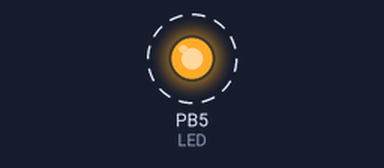
Bench run of a program on a simulated ATmega328P, built with avr-gcc and emulated at 16 MHz. On the bench: output pins drawn as LEDs (lit = HIGH). Dashed ring = blinking.

Above: at 0.4 s.
Timing chart, 0 to 4.6 s (numbered marks = the images above):
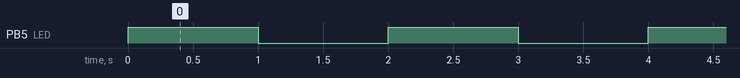

Measured:
- by itself, PB5 (LED): alternates HIGH for 1.0 s and LOW for 1.0 s

The program:

main.c
```c
/*
 * 01.Timer0_delayfunction.c
 *
 * Created: 09-10-2026 22:24:42
 * Author : HP
 */

#define F_CPU 16000000UL
#include <avr/io.h>


#define LED PORTB5

void timer0_init()
{
	//step 1: configure timer0 in Normal Mode
	TCCR0A &= ~((1 << WGM00) | (WGM01));
	//step 3: Delay and Prescaler value calculation

	/*------------------------------------CALCULATION----------------------------------------
	Clock Frequency (F_CPU): 16 MHz (16,000,000 Hz)
	Prescaler Value: 1024
	F_timer(Timer Frequency) = 16,000,000 / 1024
			= 15,625 Hz

	 Time period: 1 / frequency - 1 / Timer Frequency (F_timer)
				= 1 / (16,000,000 /1024)
				= 1 / 15,625
				= 0.000064
				= 64 microseconds (us)
	time taken for 1 tick is 64 us, therefore time taken for 1 overflow = time taken for 1 tick x total no of ticks
    time for 1 overflow = 64 us x 256
						= 16.384 ms (milliseconds).
	1 second = 1000 milliseconds
	there fore 1 second = 1000 / 16.384
						= 61.0351 ~ 61.
	*/

	//step 3: configuring prescaler value as 1024
	TCCR0B |= ((1 << CS02) | (1 << CS00));

}

void delay_1sec()
{
	for(uint8_t i = 1; i <= 61; ++i)
	{
		//checking if TOV0 (overflow flag bit) is set
		while(!(TIFR0 & (1 << TOV0))); //waiting for overflow.

		//clearing the TOV0 using by writing 1 to it.
		TIFR0 |= (1 << TOV0); //cleared the bit.
	}
}

int main(void)
{
	timer0_init();
	DDRB |= (1 << DDB5); //configuring PORTB PIN 5 as Output.
    while (1)
    {
		PORTB ^= (1 << LED); //toggling the LED
		delay_1sec();
    }
}
```
